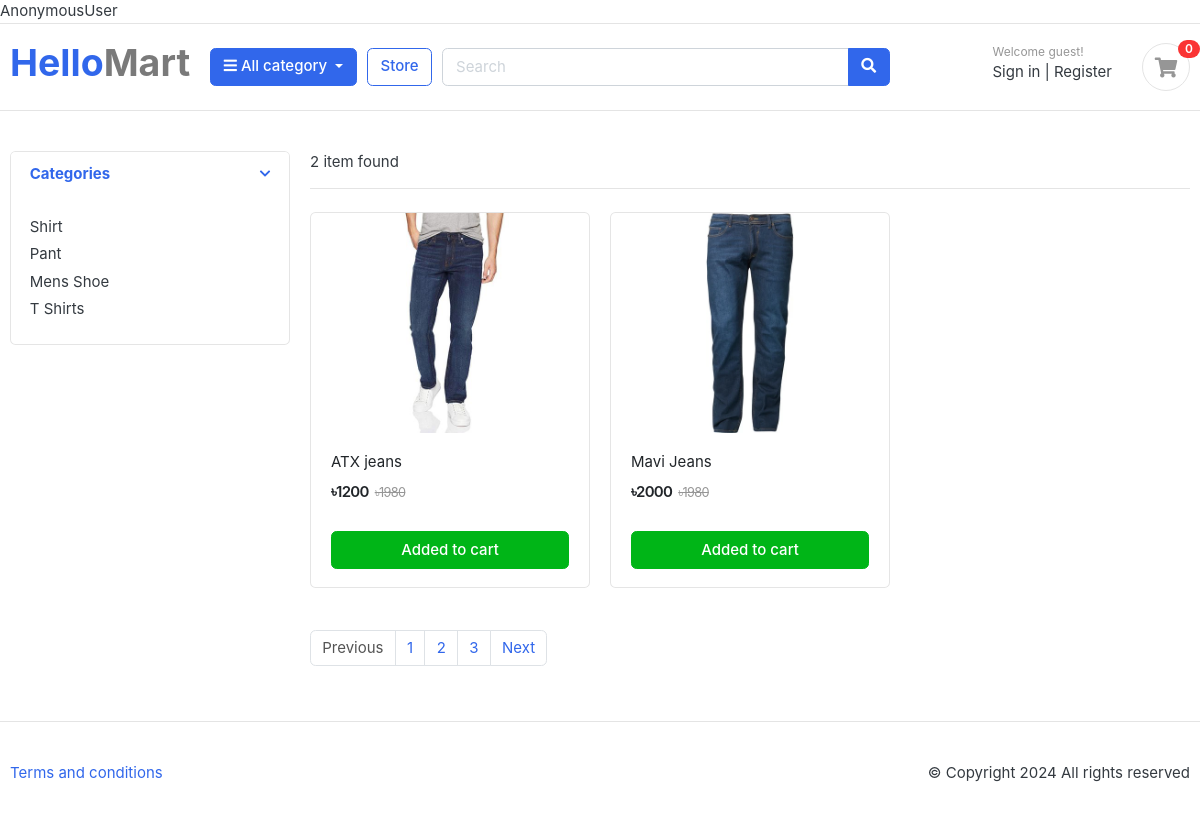
Page /store/ on the earlier database version.
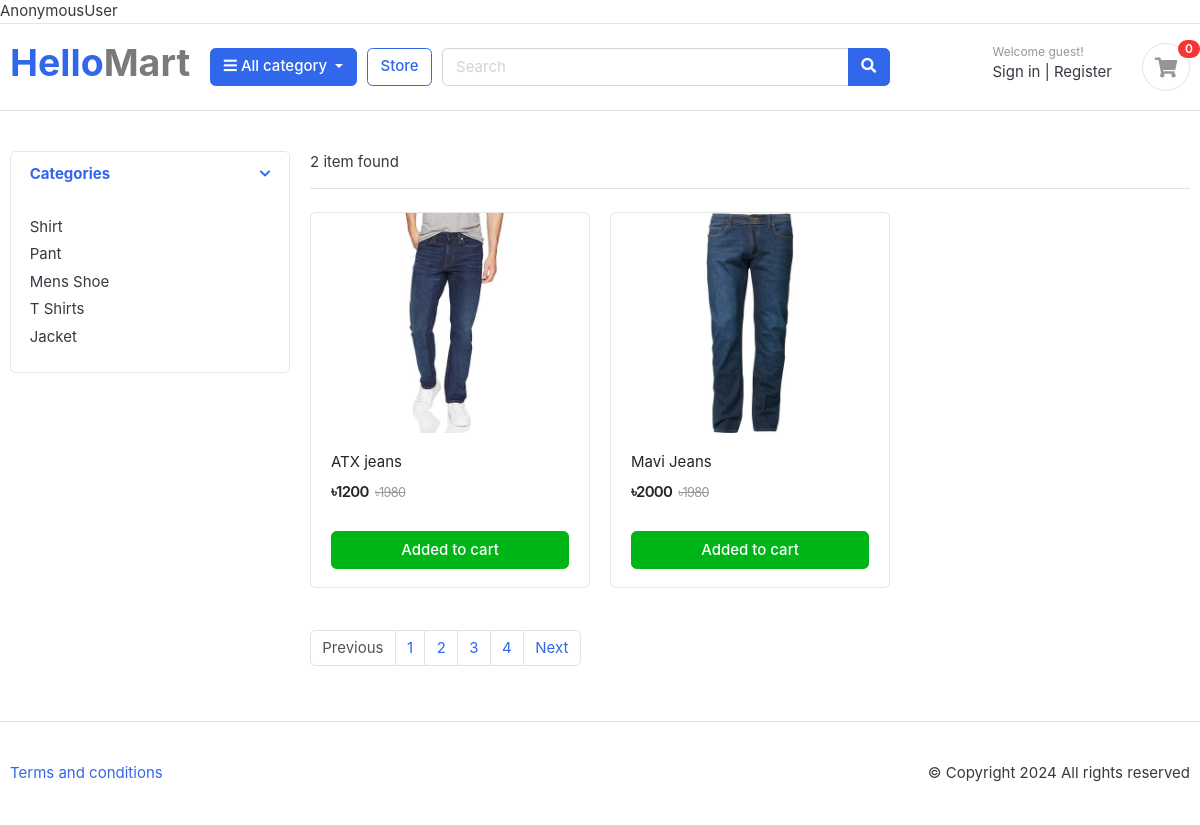
Same page on the later database version.
### category/models.py (models this page shows, shortened)
class Category(models.Model):
    category_name = models.CharField(max_length = 50, unique = True)
    slug = models.SlugField(max_length = 100, unique = True)
    description = models.TextField(max_length = 255, blank = True)
    cat_image = models.ImageField(upload_to= 'photos/categories', blank= True)

### store/models.py (models this page shows, shortened)
class Product(models.Model):
    product_name = models.CharField(max_length=100, unique = True)
    slug = models.SlugField(max_length = 200, unique = True)
    description = models.TextField(max_length = 400, blank = True)
    price = models.IntegerField()
    image = models.ImageField(upload_to='photos/products')
    stock = models.IntegerField()
    is_available = models.BooleanField(default = True)
    category = models.ForeignKey(Category, on_delete=models.CASCADE)
    created_date = models.DateTimeField(auto_now_add = True)
    modified_date = models.DateTimeField(auto_now = True)

### store/views.py (the view)
# urls.py: path('store/', include('store.urls')),
def store(request, category_slug=None):
    category = None
    products = None
    categories = Category.objects.all()
    if category_slug:
        category = get_object_or_404(Category, slug = category_slug)
        products = Product.objects.filter(is_available = True, category = category)
        page = request.GET.get('page')
        print(page)
        paginator = Paginator(products, 1)
        paged_product = paginator.get_page(page)
    else:
        products = Product.objects.filter(is_available = True)
        page = request.GET.get('page')
        paginator = Paginator(products, 2)
        paged_product = paginator.get_page(page)
    """Paginator add using random blog

    Returns:
        Source: https://testdriven.io/blog/django-pagination/
    """
    context = {'products' : paged_product, 'categories' : categories}
    return render(request, 'store/store.html', context)

### store/templates/store/store.html
{% extends "base.html" %}
{% load static %}
{% block body %}
<section class="section-content padding-y">
	<div class="container">
	<div class="row">
		<aside class="col-md-3">
	<div class="card">
		<article class="filter-group">
			<header class="card-header">
				<a href="#" data-toggle="collapse" data-target="#collapse_1" aria-expanded="true" class="">
					<i class="icon-control fa fa-chevron-down"></i>
					<h6 class="title">Categories</h6>
				</a>
			</header>
			<div class="filter-content collapse show" id="collapse_1" style="">
				<div class="card-body">
					<ul class="list-menu">
					{% for i in categories %}
						<li><a href="{% url "products_by_category" category_slug=i.slug %}">{{i.category_name}} </a></li>
					{% endfor %}
					</ul>
				</div>
			</div>
		</article>
	</div>
		</aside>
		<main class="col-md-9">
	<header class="border-bottom mb-4 pb-3">
			<div class="form-inline">
				<span class="mr-md-auto">{{products|length}} item found </span>
			</div>
	</header>
	<div class="row">
		{% for item in products %}
		<div class="col-md-4">
			<figure class="card card-product-grid">
				<div class="img-wrap">
					<img src="{{item.image.url}} ">
				</div>
				<figcaption class="info-wrap">
					<div class="fix-height">
						<a href="{% url "product_detail" item.category.slug item.slug %}" class="title">{{item.product_name}} </a>
						<div class="price-wrap mt-2">
							<span class="price">৳{{item.price}} </span>
							<del class="price-old">৳1980</del>
						</div>
					</div>
					<a href="#" class="btn btn-block btn-success">Added to cart </a>
				</figcaption>
			</figure>
		</div>
		{% endfor %}
	</div>
	<nav class="mt-4" aria-label="Page navigation sample">
	  <ul class="pagination">
		{% if products.has_previous %}
			<li class="page-item"><a class="page-link" href="?page={{products.previous_page_number}} ">Previous</a></li>
		{% else %}
		<li class="page-item disabled"><a class="page-link">Previous</a></li>
		{% endif %}
		{% for i in products.paginator.page_range %}
		<li class="page-item"><a class="page-link" href="?page={{i}}">{{i}} </a></li>
		{% endfor %}
		{% if products.has_next %}
			<li class="page-item"><a class="page-link" href="?page={{products.next_page_number}} ">Next</a></li>
		{% else %}
		<li class="page-item disabled"><a class="page-link">Next</a></li>
		{% endif %}
	  </ul>
	</nav>
		</main>
	</div>
	</div>
	</section>
{% endblock body %}

Differences in the rows shown:
added Category: category_name "Jacket"
Other differences:
new list line: "4"
